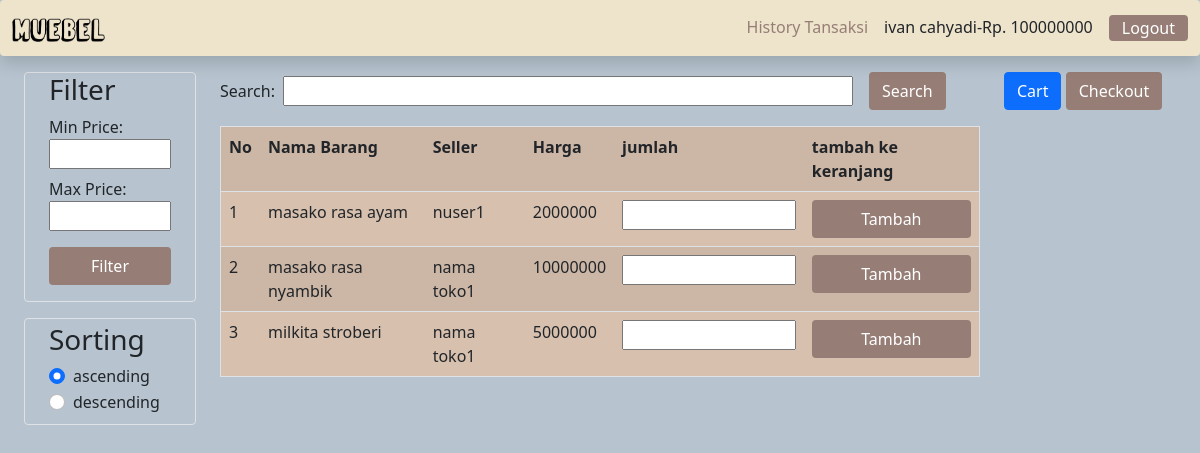
Screenshot of /homecustomer.php (signed in) with the database file from the repository.
### tables this page shows
CREATE TABLE `users` (
  `us_id` varchar(100) NOT NULL,
  `us_username` varchar(100) DEFAULT NULL,
  `us_email` varchar(100) DEFAULT NULL,
  `us_password` varchar(100) DEFAULT NULL,
  `us_name` varchar(100) DEFAULT NULL,
  `us_saldo` int(11) DEFAULT 0,
  `us_role` varchar(100) DEFAULT 'customer',
  PRIMARY KEY (`us_id`),
  CONSTRAINT `adminoruser` CHECK (`us_role` = 'admin' or `us_role` = 'customer' or `us_role` = 'toko')
);

CREATE TABLE `items` (
  `it_id` varchar(100) NOT NULL,
  `it_name` varchar(100) DEFAULT NULL,
  `it_br_id` varchar(100) DEFAULT NULL,
  `it_ca_id` varchar(100) DEFAULT NULL,
  `it_us_id` varchar(100) DEFAULT NULL,
  `it_price` int(11) DEFAULT NULL,
  PRIMARY KEY (`it_id`),
  KEY `it_br_id` (`it_br_id`),
  KEY `it_ca_id` (`it_ca_id`),
  KEY `it_us_id` (`it_us_id`),
  CONSTRAINT `items_ibfk_1` FOREIGN KEY (`it_br_id`) REFERENCES `brand` (`br_id`),
  CONSTRAINT `items_ibfk_2` FOREIGN KEY (`it_ca_id`) REFERENCES `category` (`ca_id`),
  CONSTRAINT `items_ibfk_3` FOREIGN KEY (`it_us_id`) REFERENCES `users` (`us_id`)
);

### homecustomer.php (the view, shortened to what this page needs)
<?php
    require_once("connection.php");
    $resultItems = mysqli_query($conn,"SELECT * from items order by it_name asc");
    if(isset($_SESSION["userlogin"])){
        $result2 = mysqli_query($conn,"SELECT us_id,us_name,us_saldo,us_role FROM users where us_id='".$_SESSION["userlogin"]."'");
        $row = mysqli_fetch_row($result2);
        $saldo=$row[2];
        $name=$row[1];
    }
?>
<!DOCTYPE html>
<html lang="en">
<head>
    <link href="https://cdn.jsdelivr.net/npm/bootstrap@5.0.2/dist/css/bootstrap.min.css" rel="stylesheet">
</head>
<body>
    <form action="" method="post">
        <nav class="navbar navbar-light shadow rounded" style="background-color: #EEE3CB;">
            <div class="container-fluid">
                <a class="navbar-brand" href="homecustomer.php">
                    <img src="img/logo.png" alt="" height="24" width="auto">
                </a>
                <div class="d-flex">
                    <a href="historyuser.php" class="me-3 text-decoration-none" style="color:#967E76;">
                        History Tansaksi
                    </a>
                    <?=$name."-Rp. ".$saldo?>
                    <button type="submit" name="logout" class="btn text-white py-0 ms-3" id="tomboltambah">Logout</button>
                </div>
            </div>
        </nav>
        <div class="container-fluid">
            <div class="container-fluid">
                <div class="row mt-3">
                    <div class="col-2">
                        <div class="container-fluid border rounded">
                            <div class="">
                                <h3>Filter</h3>
                            </div>
                            <div class="mt-2">
                                Min Price:
                                <input type="number" name="minprice" id="" class="w-100" min="0">
                            </div>
                            <div class="mt-2">
                                Max Price:
                                <input type="number" name="maxprice" id="" class="w-100" min="0">
                            </div>
                            <div class="">
                                <button type="submit" name="filt" class="btn w-100 text-white mt-3 mb-3" id="tomboltambah">Filter</button>
                            </div>
                        </div>
                        <div class="container-fluid border rounded mt-3 pb-2">
                            <div class="mt-1">
                                <H3>Sorting</H3>
                            </div>
                            <div class="form-check">
                                <input class="form-check-input" type="radio" name="sorting" id="inlineRadio1" value="asc" checked="checked">
                                <label class="form-check-label " for="inlineRadio1">ascending</label>
                            </div>
                            <div class="form-check">
                                <input class="form-check-input" type="radio" name="sorting" id="inlineRadio2" value="desc">
                                <label class="form-check-label" for="inlineRadio2">descending</label>
                            </div>
                        </div>
                    </div>
                    <div class="col-8">
                        <div class="d-flex w-100 mb-3 align-items-center">
                            Search:
                            <input type="text" name="search" id="" class=" ms-2 w-75">
                            <button type="" name="buttonsearch" class="btn text-white ms-3" id="tomboltambah">Search</button>
                        </div>
                        <table border="1" class="table table-striped table-tess rounded">
                            <tr>
                                <th>No</th>
                                <th>Nama Barang</th>
                                <th>Seller</th>
                                <th>Harga</th>
                                <th>jumlah</th>
                                <th>tambah ke keranjang</th>
                            </tr>
                            <?php
                                if($resultItems->num_rows == 0){
                            ?>
                                <tr>
                                    <td colspan="6" style="text-align: center;">Tidak ada barang</td>
                                </tr>
                            <?php
                                }else{
                                    $ctr = 1;
                                    while($row = mysqli_fetch_row($resultItems)){
                            ?>
                                <tr>
                                    <td><?= $ctr ?></td>
                                    <td><?=$row[1]?></td>
                                    <td>
                                        <?php
                                            $result3 = mysqli_query($conn,"SELECT us_name FROM users where us_id='".$row[4]."'");
                                            $result3=mysqli_fetch_row($result3)[0];
                                            echo $result3;
                                        ?>
                                    </td>
                                    <td><?=$row[5]?></td>
                                    <td class="w-25"><input type="number" name="<?="txtbox".$row[0]?>" id="" class="w-100" min="1" default="1"></td>
                                    <td><button type="submit" name="tambahkeranjang" class="btn w-100 text-white" id="tomboltambah" value="<?=$row[0]?>">Tambah</button></td>
                                </tr>
                            <?php
                                        $ctr++;
                                    }
                                }
                            ?>
                        </table>
                    </div>
                    <div class="col-2">
                        <button type="button" class="btn btn-primary" data-bs-toggle="modal" data-bs-target="#cart">
                        Cart
                        </button>
                        <button type="submit" name="checkout" class="btn text-white" id="tomboltambah">Checkout</button>
                    </div>
                </div>
            </div>
        </div>
    </form>
</body>
</html>

### homecustomer.php (style rules this page uses)
body { background-color:#B7C4CF; }
#tomboltambah { background-color:#967E76; }
table { background-color:#D7C0AE; }

### rows the page displays
users: us_name "ivan cahyadi", us_saldo "100000000"
items: it_name "masako rasa ayam", it_us.us_name "nuser1", it_price "2000000"
items: it_name "masako rasa nyambik", it_us.us_name "nama toko1", it_price "10000000"
items: it_name "milkita stroberi", it_us.us_name "nama toko1", it_price "5000000"
